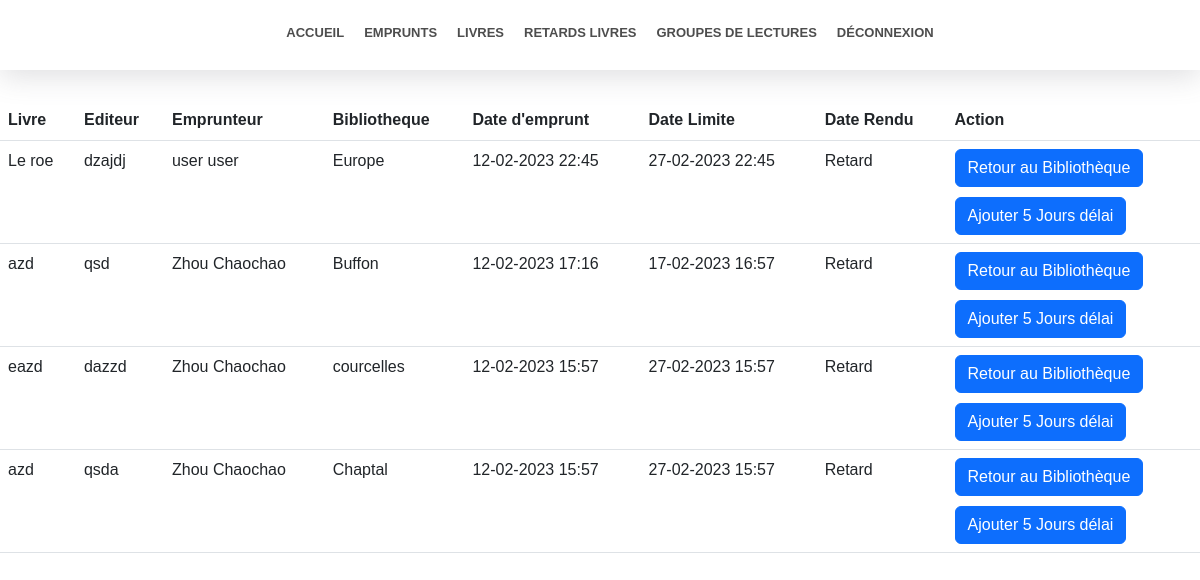
Page /libraire/livres/retard (signed in) on the committed database.
### accounts/models.py (models this page shows, shortened)
class Pret(models.Model):
    date = models.DateTimeField(auto_now=True)
    user = models.ForeignKey(CustomUser, on_delete=models.CASCADE)
    livre = models.ForeignKey(Livre, on_delete=models.CASCADE)
    dateend = models.DateTimeField()
    daterendu = models.DateTimeField(default=None, blank=True, null=True)

class Livre(models.Model):
    titre = models.CharField(max_length=60)
    auteur = models.CharField(max_length=60)
    jaquette = models.CharField(max_length=60)
    editeur = models.CharField(max_length=60)
    collection = models.CharField(max_length=60)
    genre = models.CharField(max_length=60)
    dispo = models.BooleanField(default=True)
    biblio = models.ForeignKey(Biliotheque, on_delete=models.CASCADE)

class CustomUser(AbstractUser):
    is_libraire = models.BooleanField(default=False)
    adresse = models.CharField(max_length=200, blank=False)
    cp = models.CharField(max_length=6, blank=False)

class Biliotheque(models.Model):
    name = models.CharField(max_length=60)
    adresse = models.CharField(max_length=60)
    ville = models.CharField(max_length=50)
    cp = models.CharField(max_length=60)

### livre/views.py (the view)
# urls.py: path('libraire/livres/retard', livre_views.libraireLivresRetard, name="libraire_livres_retard"),
@user_passes_test(lambda u: u.is_staff, login_url='/login/')
def libraireLivresRetard(request):
    context = {}
    now = datetime.now()
    context["todaynow"] = now.replace(tzinfo=pytz.utc)
    context["prets"] = Pret.objects.order_by("-date")
    return render(request, 'libraire/livre-retard.html', context=context)

### templates/libraire/livre-retard.html (shortened to what this page needs)
{% extends 'libraire/base-libraire.html' %}
{% block content %}
    <div style="height: 100px"></div>
    <section style="max-width: 1400px;margin: auto;">
        <table class="table">
            <thead>
            <tr>
                <th>Livre</th>
                <th>Editeur</th>
                <th>Emprunteur</th>
                <th>Bibliotheque</th>
                <th>Date d'emprunt</th>
                <th>Date Limite</th>
                <th>Date Rendu</th>
                <th>Action</th>
            </tr>
            </thead>
            <tbody>
            {% for pret in prets %}
                {% if todaynow > pret.dateend and pret.daterendu is None%}
                    <tr>
                        <td>{{ pret.livre.titre }}</td>
                        <td>{{ pret.livre.editeur }}</td>
                        <td>{{ pret.user.last_name }} {{ pret.user.first_name }}</td>
                        <td>{{ pret.livre.biblio.name }}</td>
                        <td>{{ pret.date|date:"d-m-Y H:i" }}</td>
                        <td>{{ pret.dateend|date:"d-m-Y H:i" }}</td>
                        {% if pret.daterendu %}
                            <td>{{ pret.daterendu|date:"d-m-Y H:i" }}</td>
                        {% elif pret.dateend <= todaynow %}
                            <td>Retard
                            </td>
                        {% else %}
                            <td>Dans {{ todaynow|timesince:pret.dateend }}
                                <iconify-icon icon="material-symbols:circle" style="color: green;" width="24"
                                              class="icone-center"></iconify-icon>
                            </td>
                        {% endif %}
                        <td>
                            {% if pret.daterendu %}
                                {% if pret.daterendu > pret.dateend %}
                                    Livre rendu en retard
                                {% else %}
                                    Livre rendu à l'heure
                                {% endif %}
                            {% else %}
                                <form method="POST" action="{% url 'rendre_livre' pret.pk %}">
                                    <button class="btn btn-primary">
                                        Retour au Bibliothèque
                                    </button>
                                </form>
                                <div style="height: 10px;display: block"></div>
                                <form method="POST" action="{% url 'libraire_emprunt_add_time' pret.pk  %}">
                                    <button class="btn btn-primary">
                                        Ajouter 5 Jours délai
                                    </button>
                                </form>
                            {% endif %}
                        </td>
                    </tr>
                {% endif %}
            {% endfor %}
            </tbody>
        </table>
    </section>
{% endblock %}

### static/css/main.css (style rules this page uses)
section { font-family: "Public Sans", sans-serif; }
body { margin: 0; }

### rows in the picture
Pret: livre.titre "Le roe", livre.editeur "dzajdj", user.last_name "user", user.first_name "user", livre.biblio.name "Europe", date "12-02-2023 22:45", dateend "27-02-2023 22:45", shows "Retard", shows "Retour au Bibliothèque"
Pret: livre.titre "azd", livre.editeur "qsd", user.last_name "Zhou", user.first_name "Chaochao", livre.biblio.name "Buffon", date "12-02-2023 17:16", dateend "17-02-2023 16:57", shows "Retard", shows "Retour au Bibliothèque"
Pret: livre.titre "eazd", livre.editeur "dazzd", user.last_name "Zhou", user.first_name "Chaochao", livre.biblio.name "courcelles", date "12-02-2023 15:57", dateend "27-02-2023 15:57", shows "Retard", shows "Retour au Bibliothèque"
Pret: livre.titre "azd", livre.editeur "qsda", user.last_name "Zhou", user.first_name "Chaochao", livre.biblio.name "Chaptal", date "12-02-2023 15:57", dateend "27-02-2023 15:57", shows "Retard", shows "Retour au Bibliothèque"
